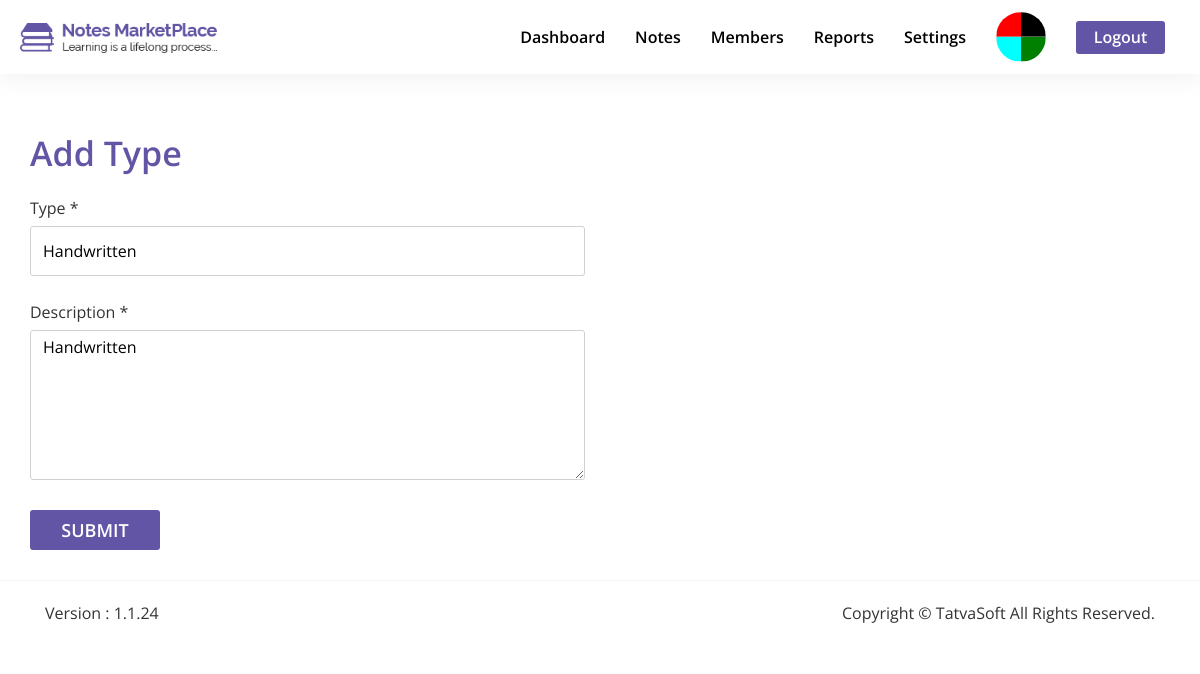
/Admin/html/add-type.php?type_id=1 (signed in), run on the app's committed database.
### tables this page shows
CREATE TABLE `user_profile` (
  `ProfileID` int(11) NOT NULL,
  `UserID` int(11) NOT NULL,
  `DOB` date DEFAULT NULL,
  `Gender` int(11) DEFAULT NULL,
  `SecondaryEmail` varchar(100) DEFAULT NULL,
  `CountryCode` varchar(5) NOT NULL,
  `PhoneNumber` varchar(20) NOT NULL,
  `ProfilePicture` varchar(500) DEFAULT NULL,
  `AddressLine1` varchar(100) NOT NULL,
  `AddressLine2` varchar(100) NOT NULL,
  `City` varchar(50) NOT NULL,
  `State` varchar(50) NOT NULL,
  `ZipCode` varchar(50) NOT NULL,
  `Country` varchar(50) NOT NULL,
  `University` varchar(100) DEFAULT NULL,
  `College` varchar(100) DEFAULT NULL,
  `CreatedDate` datetime DEFAULT current_timestamp(),
  `CreatedBy` int(11) DEFAULT NULL,
  `ModifiedDate` datetime DEFAULT NULL ON UPDATE current_timestamp(),
  `ModifiedBy` int(11) DEFAULT NULL
);

CREATE TABLE `note_types` (
  `TypeID` int(11) NOT NULL,
  `Name` varchar(100) NOT NULL,
  `Description` mediumtext NOT NULL,
  `CreatedDate` datetime DEFAULT current_timestamp(),
  `CreatedBy` int(11) DEFAULT NULL,
  `ModifiedDate` datetime DEFAULT NULL ON UPDATE current_timestamp(),
  `ModifiedBy` int(11) DEFAULT NULL,
  `IsActive` bit(1) NOT NULL DEFAULT b'1'
);

### Admin/includes/user-dp.php (called while the page is built, shortened)
<?php
if (isset($_SESSION['UserLoggedIn'])) {
    $UserID = $_SESSION['UserID'];
    $profile_query = "SELECT * FROM users u JOIN user_profile up ON u.UserID = up.UserID WHERE u.UserID = {$UserID} ";
    $profile_query_result = mysqli_query($connection, $profile_query);
    $get_default_dp = mysqli_query($connection, "SELECT * FROM system_configuration c WHERE c.Key = 'DefaultMemberDisplayPicture' ");
    $get_default_dp_path = mysqli_fetch_assoc($get_default_dp)['Value'];
    if (mysqli_num_rows($profile_query_result) != 0) {
        $getUserDP = "SELECT ProfilePicture FROM user_profile WHERE UserID = {$UserID} ";
        $getUserDP_query = mysqli_query($connection, $getUserDP);
        $getUserDP_row = mysqli_fetch_assoc($getUserDP_query);
        $DP_name = $getUserDP_row['ProfilePicture'];
        if ($DP_name != null) {
            $user_dp_path = $DP_name;
        } else {
            $user_dp_path = $get_default_dp_path;
        }
    } else {
        $user_dp_path = $get_default_dp_path;
    }
}

### Admin/html/add-type.php (the view, shortened to what this page needs)
<?php include "../includes/head.php"; ?>
<body>
    <section id="add-type" class="admin-add-page">
        <div class="only-white-nav extra-style-nav only-white-nav-with-mb">
            <header class="site-header">
                <div class="header-wrapper">
                    <div class="logo-wrapper">
                        <a href="dashboard.php" title="Site Logo">
                            <img src="../images/logo/dark-logo.png" alt="Logo">
                        </a>
                    </div>
                    <div class="navigation-wrapper">
                        <nav class="main-nav">
                            <ul class="menu-navigation">
                                <li>
                                    <a class="hover-bottom-border" href="dashboard.php">Dashboard</a>
                                </li>
                                <li>
                                    <div class="dropdown notes-btn-dropdown">
                                        <a class="hover-bottom-border" role="button" id="notes-dropdown-lable" data-toggle="dropdown" aria-haspopup="true" aria-expanded="false">Notes</a>
                                    </div>
                                </li>
                                <li>
                                    <a class="hover-bottom-border" href="members.php">Members</a>
                                </li>
                                <li>
                                    <div class="dropdown reports-btn-dropdown">
                                        <a class="hover-bottom-border" role="button" id="reports-dropdown-lable" data-toggle="dropdown" aria-haspopup="true" aria-expanded="false">Reports</a>
                                    </div>
                                </li>
                                <li>
                                    <div class="dropdown settings-btn-dropdown">
                                        <a class="hover-bottom-border" role="button" id="settings-dropdown-lable" data-toggle="dropdown" aria-haspopup="true" aria-expanded="false">Settings</a>
                                    </div>                                </li>
                                <li class="logged-in-user-photo-li">
                                    <div class="dropdown user-picture-dropdown">
                                        <a href="#" role="button" id="dropdownMenuLink" data-toggle="dropdown" aria-haspopup="true" aria-expanded="false">
                                            <div class="logged-in-user-photo">
                                                <img src="<?php echo $user_dp_path; ?>" alt="User Photo" class="rounded-circle">
                                            </div>
                                        </a>
                                    </div>
                                </li>
                                <li>
                                    <a class="btn btn-general btn-purple logout-link" href="javascript:void(0)">Logout</a>
                                </li>
                            </ul>
                        </nav>
                    </div>
                </div>
            </header>
        </div>
        <div class="general-box">
            <div class="content-box-lg">
                <div class="container">
                    <div class="row">
                        <p class="section-heading">Add Type</p>
                    </div>
                </div>
                <?php
                if (isset($_GET['type_id'])) {
                    $type_id = $_GET['type_id'];
                    $get_type = mysqli_fetch_assoc(mysqli_query($connection, "SELECT * FROM note_types WHERE TypeID = {$type_id} "));
                    $TypeName = $get_type['Name'];
                    $TypeDesc = $get_type['Description'];
                } else {
                    $TypeName = null;
                    $TypeDesc = null;
                }
                ?>
                <div class="container">
                    <div class="row">
                        <form action="" method="POST" id="add-type-form">
                            <div class="row">
                                <div class="col-xl-6 col-lg-6 col-md-12 col-sm-12">
                                    <div class="form-group">
                                        <label class="info-label">Type *</label>
                                        <input name="TypeName" value="<?php echo $TypeName; ?>" type="text" class="form-control input-box-style" placeholder="Enter your type">
                                    </div>
                                    <div class="form-group">
                                        <label class="info-label">Description *</label>
                                        <textarea name="TypeDesc" class="form-control input-box-style" id="category-description" placeholder="Enter your description..."><?php echo $TypeDesc; ?></textarea>
                                      </div>
                                    <div class="form-btn">
                                        <button name="add_type" type="submit" class="btn btn-general btn-purple">Submit</button>
                                    </div>
                                </div>
                            </div>
                        </form>
                    </div>
                </div>
            </div>
        </div>
        <?php include "../includes/footer.php"; ?>
    </section>
</body>
</html>

### Admin/css/style.css (style rules this page uses)
body { font-family: "Open Sans", sans-serif; }
.section-heading { text-align: center; font-family: "Open Sans", sans-serif; font-size: 34px; font-weight: 600; line-height: 38px; color: #6255a5; }
.site-header { background-color: transparent; position: fixed; top: 0; width: 100%; height: 100px; left: 0; right: 0; z-index: 999; transition: all .3s; }
.site-header .header-wrapper { display: flex; flex-wrap: wrap; justify-content: space-between; align-items: center; max-width: 100%; padding: 0 40px; transition: .3s; margin: 12.5px 0px; }
.site-header .header-wrapper .logo-wrapper a { color:#fff; text-decoration:none; font-size:50px; }
.site-header .header-wrapper .logo-wrapper a img { padding-bottom: 10px; }
.site-header .header-wrapper .logo-wrapper { position: relative; z-index: 9; }
.site-header .header-wrapper .navigation-wrapper .main-nav .menu-navigation { margin: 0; display: flex; align-items: center; list-style:none; }
.site-header .header-wrapper .navigation-wrapper .main-nav .menu-navigation>li { margin: 0 20px; }
.site-header .header-wrapper .navigation-wrapper .main-nav .menu-navigation>li a { font-size: 16px; display: inline-block; line-height: 20px; font-weight: 600; color: #fff; text-decoration:none; }
.site-header .header-wrapper .navigation-wrapper .main-nav .menu-navigation .btn-general { text-transform: none; line-height: 18px; }
.menu-navigation .btn-general { width: 89px; height: 33px; }
.site-header .header-wrapper .navigation-wrapper .main-nav .menu-navigation li a { transition: all ease-in .15s; }
.btn-general { border-radius: 3px; font-weight: 600; font-size: 18px; line-height: 30px; text-transform: uppercase; transition: all .5s; }
.btn-purple { color: #fff; background: #6255a5; }
.content-box-lg { padding: 60px 0; }
.btn-general { width: 172px; }
.info-label, #remember-me-label, #forgot-box-label { font-size: 16px; font-weight: 400; line-height: 20px; color: #333333; }
.input-box-style, #comment-questions, .upload-input-box { border: 1px solid #6255a5; max-width: 480px; height: 50px; border-radius: 3px; font-size: 16px; font-weight: 400; line-height: 20px; color: #000; }
::placeholder { font-size: 16px; font-weight: 400; line-height: 20px; color: #8a8a8a; }
.form-btn { margin-top: 30px; }
.form-btn button { width: 100%; }
.only-white-nav .site-header { background-color: #fff; box-shadow: 0px 0px 30px 0px rgba(0, 0, 0, 0.08); }
.only-white-nav .site-header .header-wrapper .navigation-wrapper .main-nav .menu-navigation > li a { color: #000; transition: all ease-in .15s; }
.only-white-nav .site-header .header-wrapper .navigation-wrapper .main-nav .menu-navigation > li a.btn-general { color: #fff; }
.general-box .content-box-lg { padding: 0px; padding-top: 60px; }
.general-box .info-label { margin-top: 10px; }
.general-box form { width: 100%; }
.general-box input, #comment-questions, #user-profile select, #add-note select.input-box-style, .upload-input-box { max-width: 100%; }
.logged-in-user-photo { width: 50px; }
.logged-in-user-photo img { width: 50px; height: 50px; }
.only-white-nav.only-white-nav-with-mb { margin-bottom: 100px; }
.admin-add-page .input-box-style { border: 1px solid #d1d1d1; }
.admin-add-page .general-box .form-btn button { width: 130px; height: 40px; line-height: 25px; }
#add-category .general-box form .form-group textarea, #add-type .general-box form .form-group textarea { max-width: 100%; height: 150px; }

### Admin/css/responsive.css (style rules this page uses)
@media (max-width: 1300px) { .only-white-nav.extra-style-nav.only-white-nav-with-mb { margin-bottom: 74px; } }
@media (max-width: 1300px) { .only-white-nav.extra-style-nav .site-header .header-wrapper { padding: 0px 20px; } }
@media (max-width: 1300px) { .only-white-nav.extra-style-nav .site-header .header-wrapper .navigation-wrapper .main-nav .menu-navigation>li { margin: 0px 15px; } }
@media (max-width: 1300px) { .only-white-nav.extra-style-nav .site-header { max-height: 74px; } }
@media (max-width: 1300px) { .only-white-nav.extra-style-nav .site-header .header-wrapper { height: 74px; margin: auto; } }
@media (max-width: 1300px) { .only-white-nav.extra-style-nav .site-header .header-wrapper .logo-wrapper { height: 74px; } }
@media (max-width: 1300px) { .only-white-nav.extra-style-nav .site-header .header-wrapper .logo-wrapper a img { height: 40px; } }

### data on the page
user_profile: ProfilePicture (picture)
note_types: TypeName "Handwritten", TypeDesc "Handwritten"
